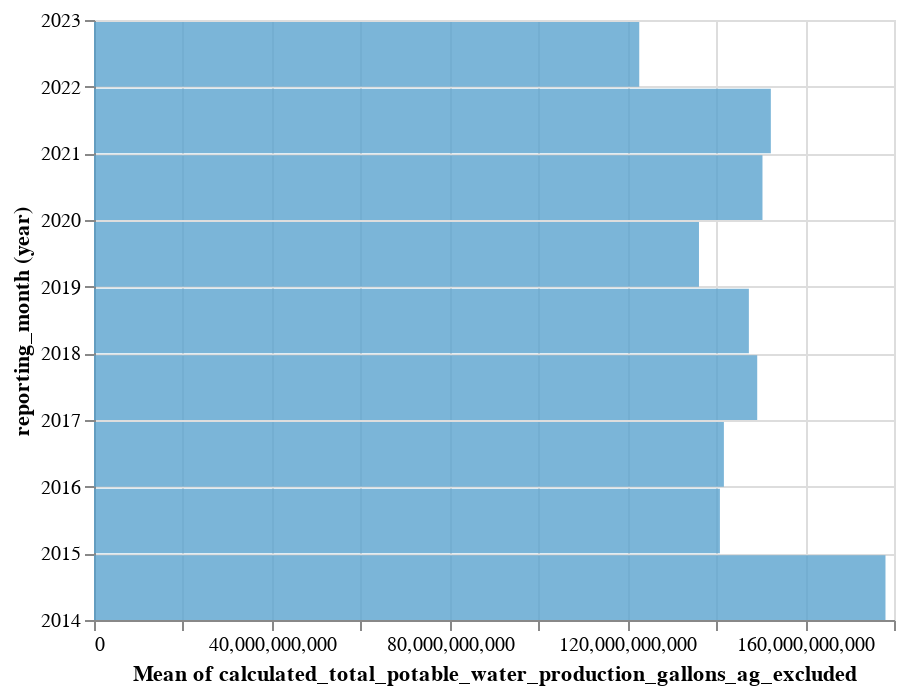

Write notebook code for a chart like this one.
### Code cell
alt.Chart(statewide_production).mark_bar(color='#5ba3cf',opacity=0.8).encode(
    y='year(reporting_month):T',
    x='mean(calculated_total_potable_water_production_gallons_ag_excluded):Q',
    tooltip=['mean(calculated_total_potable_water_production_gallons_ag_excluded):Q']
)

### Figure 1 — Vega-Lite specification as saved in the notebook (floating-point values rounded to 4 significant figures)
{"config": {"view": {"continuousWidth": 400, "continuousHeight": 300}}, "data": {"name": "data-d9c9752f6b8edfce82e24a648f792bc8"}, "mark": {"type": "bar", "color": "#5ba3cf", "opacity": 0.8}, "encoding": {"tooltip": [{"aggregate": "mean", "field": "calculated_total_potable_water_production_gallons_ag_excluded", "type": "quantitative"}], "x": {"aggregate": "mean", "field": "calculated_total_potable_water_production_gallons_ag_excluded", "type": "quantitative"}, "y": {"field": "reporting_month", "timeUnit": "year", "type": "temporal"}}, "$schema": "https://vega.github.io/schema/vega-lite/v4.17.0.json", "datasets": {"data-d9c9752f6b8edfce82e24a648f792bc8": [{"reporting_month": "2014-06-15T00:00:00", "calculated_total_potable_water_production_gallons_ag_excluded": 205363142320}, {"reporting_month": "2014-07-15T00:00:00", "calculated_total_potable_water_production_gallons_ag_excluded": 220855733572}, {"reporting_month": "2014-08-15T00:00:00", "calculated_total_potable_water_production_gallons_ag_excluded": 206893498224}, {"reporting_month": "2014-09-15T00:00:00", "calculated_total_potable_water_production_gallons_ag_excluded": 191502185258}, {"reporting_month": "2014-10-15T00:00:00", "calculated_total_potable_water_production_gallons_ag_excluded": 176793842352}, {"reporting_month": "2014-11-15T00:00:00", "calculated_total_potable_water_production_gallons_ag_excluded": 138424788997}, {"reporting_month": "2014-12-15T00:00:00", "calculated_total_potable_water_production_gallons_ag_excluded": 106743230943}, {"reporting_month": "2015-01-15T00:00:00", "calculated_total_potable_water_production_gallons_ag_excluded": 115615370933}, {"reporting_month": "2015-02-15T00:00:00", "calculated_total_potable_water_production_gallons_ag_excluded": 111558374518}, {"reporting_month": "2015-03-15T00:00:00", "calculated_total_potable_water_production_gallons_ag_excluded": 138959287720}, {"reporting_month": "2015-04-15T00:00:00", "calculated_total_potable_water_production_gallons_ag_excluded": 147069541209}, {"reporting_month": "2015-05-15T00:00:00", "calculated_total_potable_water_production_gallons_ag_excluded": 145886657560}, {"reporting_month": "2015-06-15T00:00:00", "calculated_total_potable_water_production_gallons_ag_excluded": 159414608186}, {"reporting_month": "2015-07-15T00:00:00", "calculated_total_potable_water_production_gallons_ag_excluded": 164208584485}, {"reporting_month": "2015-08-15T00:00:00", "calculated_total_potable_water_production_gallons_ag_excluded": 171567492085}, {"reporting_month": "2015-09-15T00:00:00", "calculated_total_potable_water_production_gallons_ag_excluded": 157112721010}, {"reporting_month": "2015-10-15T00:00:00", "calculated_total_potable_water_production_gallons_ag_excluded": 146464571352}, {"reporting_month": "2015-11-15T00:00:00", "calculated_total_potable_water_production_gallons_ag_excluded": 121736141894}, {"reporting_month": "2015-12-15T00:00:00", "calculated_total_potable_water_production_gallons_ag_excluded": 110342393345}, {"reporting_month": "2016-01-15T00:00:00", "calculated_total_potable_water_production_gallons_ag_excluded": 99393819777}, {"reporting_month": "2016-02-15T00:00:00", "calculated_total_potable_water_production_gallons_ag_excluded": 104030857715}, {"reporting_month": "2016-03-15T00:00:00", "calculated_total_potable_water_production_gallons_ag_excluded": 110170808846}, {"reporting_month": "2016-04-15T00:00:00", "calculated_total_potable_water_production_gallons_ag_excluded": 125660208881}, {"reporting_month": "2016-05-15T00:00:00", "calculated_total_potable_water_production_gallons_ag_excluded": 147840804458}, {"reporting_month": "2016-06-15T00:00:00", "calculated_total_potable_water_production_gallons_ag_excluded": 172321174152}, {"reporting_month": "2016-07-15T00:00:00", "calculated_total_potable_water_production_gallons_ag_excluded": 190987145217}, {"reporting_month": "2016-08-15T00:00:00", "calculated_total_potable_water_production_gallons_ag_excluded": 192985951031}, {"reporting_month": "2016-09-15T00:00:00", "calculated_total_potable_water_production_gallons_ag_excluded": 174168995040}, {"reporting_month": "2016-10-15T00:00:00", "calculated_total_potable_water_production_gallons_ag_excluded": 152120322796}, {"reporting_month": "2016-11-15T00:00:00", "calculated_total_potable_water_production_gallons_ag_excluded": 123647971902}, {"reporting_month": "2016-12-15T00:00:00", "calculated_total_potable_water_production_gallons_ag_excluded": 107395508418}, {"reporting_month": "2017-01-15T00:00:00", "calculated_total_potable_water_production_gallons_ag_excluded": 95067219095}, {"reporting_month": "2017-02-15T00:00:00", "calculated_total_potable_water_production_gallons_ag_excluded": 85604672175}, {"reporting_month": "2017-03-15T00:00:00", "calculated_total_potable_water_production_gallons_ag_excluded": 113444437720}, {"reporting_month": "2017-04-15T00:00:00", "calculated_total_potable_water_production_gallons_ag_excluded": 133032189135}, {"reporting_month": "2017-05-15T00:00:00", "calculated_total_potable_water_production_gallons_ag_excluded": 164588334431}, {"reporting_month": "2017-06-15T00:00:00", "calculated_total_potable_water_production_gallons_ag_excluded": 181945674495}, {"reporting_month": "2017-07-15T00:00:00", "calculated_total_potable_water_production_gallons_ag_excluded": 202975313554}, {"reporting_month": "2017-08-15T00:00:00", "calculated_total_potable_water_production_gallons_ag_excluded": 199845457679}, {"reporting_month": "2017-09-15T00:00:00", "calculated_total_potable_water_production_gallons_ag_excluded": 181425330427}, {"reporting_month": "2017-10-15T00:00:00", "calculated_total_potable_water_production_gallons_ag_excluded": 171865162185}, {"reporting_month": "2017-11-15T00:00:00", "calculated_total_potable_water_production_gallons_ag_excluded": 133789961077}, {"reporting_month": "2017-12-15T00:00:00", "calculated_total_potable_water_production_gallons_ag_excluded": 127099670721}, {"reporting_month": "2018-01-15T00:00:00", "calculated_total_potable_water_production_gallons_ag_excluded": 113446940939}, {"reporting_month": "2018-02-15T00:00:00", "calculated_total_potable_water_production_gallons_ag_excluded": 112043041431}, {"reporting_month": "2018-03-15T00:00:00", "calculated_total_potable_water_production_gallons_ag_excluded": 106195993521}, {"reporting_month": "2018-04-15T00:00:00", "calculated_total_potable_water_production_gallons_ag_excluded": 131739831604}, {"reporting_month": "2018-05-15T00:00:00", "calculated_total_potable_water_production_gallons_ag_excluded": 159077836751}, {"reporting_month": "2018-06-15T00:00:00", "calculated_total_potable_water_production_gallons_ag_excluded": 177641844842}, {"reporting_month": "2018-07-15T00:00:00", "calculated_total_potable_water_production_gallons_ag_excluded": 200198540003}, {"reporting_month": "2018-08-15T00:00:00", "calculated_total_potable_water_production_gallons_ag_excluded": 196028237557}, {"reporting_month": "2018-09-15T00:00:00", "calculated_total_potable_water_production_gallons_ag_excluded": 174680507049}, {"reporting_month": "2018-10-15T00:00:00", "calculated_total_potable_water_production_gallons_ag_excluded": 157078766756}, {"reporting_month": "2018-11-15T00:00:00", "calculated_total_potable_water_production_gallons_ag_excluded": 135157372996}, {"reporting_month": "2018-12-15T00:00:00", "calculated_total_potable_water_production_gallons_ag_excluded": 104880140465}, {"reporting_month": "2019-01-15T00:00:00", "calculated_total_potable_water_production_gallons_ag_excluded": 98728524180}, {"reporting_month": "2019-02-15T00:00:00", "calculated_total_potable_water_production_gallons_ag_excluded": 84535143908}, {"reporting_month": "2019-03-15T00:00:00", "calculated_total_potable_water_production_gallons_ag_excluded": 98878885764}, {"reporting_month": "2019-04-15T00:00:00", "calculated_total_potable_water_production_gallons_ag_excluded": 129809885343}, {"reporting_month": "2019-05-15T00:00:00", "calculated_total_potable_water_production_gallons_ag_excluded": 137627325909}, {"reporting_month": "2019-06-15T00:00:00", "calculated_total_potable_water_production_gallons_ag_excluded": 159109022168}, {"reporting_month": "2019-07-15T00:00:00", "calculated_total_potable_water_production_gallons_ag_excluded": 181042581072}, {"reporting_month": "2019-08-15T00:00:00", "calculated_total_potable_water_production_gallons_ag_excluded": 187275096542}, {"reporting_month": "2019-09-15T00:00:00", "calculated_total_potable_water_production_gallons_ag_excluded": 169756765163}, {"reporting_month": "2019-10-15T00:00:00", "calculated_total_potable_water_production_gallons_ag_excluded": 158190068671}, {"reporting_month": "2019-11-15T00:00:00", "calculated_total_potable_water_production_gallons_ag_excluded": 131279378358}, {"reporting_month": "2019-12-15T00:00:00", "calculated_total_potable_water_production_gallons_ag_excluded": 97213518262}, {"reporting_month": "2020-01-15T00:00:00", "calculated_total_potable_water_production_gallons_ag_excluded": 102712318939}, {"reporting_month": "2020-02-15T00:00:00", "calculated_total_potable_water_production_gallons_ag_excluded": 111488902651}, {"reporting_month": "2020-03-15T00:00:00", "calculated_total_potable_water_production_gallons_ag_excluded": 109583954975}, {"reporting_month": "2020-04-15T00:00:00", "calculated_total_potable_water_production_gallons_ag_excluded": 114349574510}, {"reporting_month": "2020-05-15T00:00:00", "calculated_total_potable_water_production_gallons_ag_excluded": 160988955842}, {"reporting_month": "2020-06-15T00:00:00", "calculated_total_potable_water_production_gallons_ag_excluded": 177079623971}, {"reporting_month": "2020-07-15T00:00:00", "calculated_total_potable_water_production_gallons_ag_excluded": 195068802581}, {"reporting_month": "2020-08-15T00:00:00", "calculated_total_potable_water_production_gallons_ag_excluded": 198693038881}, {"reporting_month": "2020-09-15T00:00:00", "calculated_total_potable_water_production_gallons_ag_excluded": 187755850305}, {"reporting_month": "2020-10-15T00:00:00", "calculated_total_potable_water_production_gallons_ag_excluded": 176004966750}, {"reporting_month": "2020-11-15T00:00:00", "calculated_total_potable_water_production_gallons_ag_excluded": 140999417004}, {"reporting_month": "2020-12-15T00:00:00", "calculated_total_potable_water_production_gallons_ag_excluded": 130158137884}, {"reporting_month": "2021-01-15T00:00:00", "calculated_total_potable_water_production_gallons_ag_excluded": 115492700321}, {"reporting_month": "2021-02-15T00:00:00", "calculated_total_potable_water_production_gallons_ag_excluded": 105947387205}, {"reporting_month": "2021-03-15T00:00:00", "calculated_total_potable_water_production_gallons_ag_excluded": 123185853555}, {"reporting_month": "2021-04-15T00:00:00", "calculated_total_potable_water_production_gallons_ag_excluded": 148498421914}, {"reporting_month": "2021-05-15T00:00:00", "calculated_total_potable_water_production_gallons_ag_excluded": 174316584872}, {"reporting_month": "2021-06-15T00:00:00", "calculated_total_potable_water_production_gallons_ag_excluded": 187830605001}, {"reporting_month": "2021-07-15T00:00:00", "calculated_total_potable_water_production_gallons_ag_excluded": 200548116108}, {"reporting_month": "2021-08-15T00:00:00", "calculated_total_potable_water_production_gallons_ag_excluded": 197880384585}, {"reporting_month": "2021-09-15T00:00:00", "calculated_total_potable_water_production_gallons_ag_excluded": 180934524222}, {"reporting_month": "2021-10-15T00:00:00", "calculated_total_potable_water_production_gallons_ag_excluded": 152981542613}, {"reporting_month": "2021-11-15T00:00:00", "calculated_total_potable_water_production_gallons_ag_excluded": 130106251199}, {"reporting_month": "2021-12-15T00:00:00", "calculated_total_potable_water_production_gallons_ag_excluded": 109776459151}, {"reporting_month": "2022-01-15T00:00:00", "calculated_total_potable_water_production_gallons_ag_excluded": 109761393835}, {"reporting_month": "2022-02-15T00:00:00", "calculated_total_potable_water_production_gallons_ag_excluded": 115216804554}, {"reporting_month": "2022-03-15T00:00:00", "calculated_total_potable_water_production_gallons_ag_excluded": 133709937778}, {"reporting_month": "2022-04-15T00:00:00", "calculated_total_potable_water_production_gallons_ag_excluded": 132042309072}]}}
